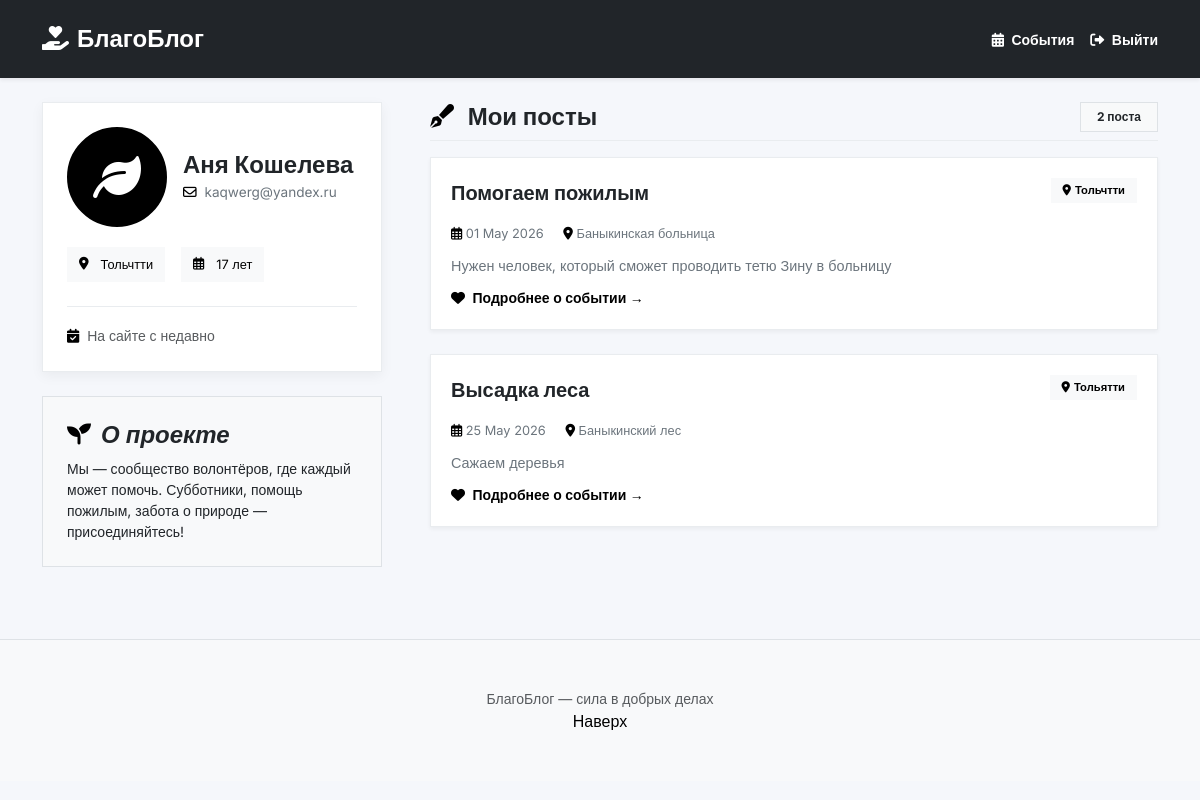
Screenshot of /profile (signed in) with the database file from the repository.
### data/models.py (models this page shows, shortened)
class User(SqlAlchemyBase, UserMixin):
    __tablename__ = 'users'
    id = sqlalchemy.Column(sqlalchemy.Integer, primary_key=True, autoincrement=True)
    name = sqlalchemy.Column(sqlalchemy.String, nullable=True)
    surname = sqlalchemy.Column(sqlalchemy.String, nullable=True)
    age = sqlalchemy.Column(sqlalchemy.Integer, nullable=True)
    email = sqlalchemy.Column(sqlalchemy.String, index=True, unique=True, nullable=True)
    hashed_password = sqlalchemy.Column(sqlalchemy.String, nullable=True)
    city = sqlalchemy.Column(sqlalchemy.String, nullable=True)
    created_at = sqlalchemy.Column(sqlalchemy.DateTime, default=datetime.datetime.now)

class Event(SqlAlchemyBase):
    __tablename__ = 'events'
    id = sqlalchemy.Column(sqlalchemy.Integer, primary_key=True, autoincrement=True)
    title = sqlalchemy.Column(sqlalchemy.String, nullable=False)
    description = sqlalchemy.Column(sqlalchemy.String, nullable=False)
    date = sqlalchemy.Column(sqlalchemy.DateTime, nullable=False)
    location = sqlalchemy.Column(sqlalchemy.String, nullable=False)
    city = sqlalchemy.Column(sqlalchemy.String, nullable=False)
    author_id = sqlalchemy.Column(sqlalchemy.Integer, sqlalchemy.ForeignKey("users.id"), nullable=False)
    max_volunteers = sqlalchemy.Column(sqlalchemy.Integer, default=10)

### app.py (the view)
@app.route('/profile')
@login_required
def profile():
    session = db_session.create_session()
    user = session.query(User).filter(User.id == current_user.id).first()
    events = session.query(Event).filter(Event.author_id == user.id).all()
    session.close()
    return render_template('profile.html', title='Профиль', user=user, events=events)

### app.py (called while the page is built)
@login_manager.user_loader
def load_user(user_id):
    session = db_session.create_session()
    return session.get(User, user_id)

### data/db_session.py (called while the page is built)
def create_session() -> Session:
    global __factory
    return __factory()

### templates/profile.html (shortened to what this page needs)
<!doctype html>
<html lang="ru" dir="ltr" data-bs-theme="auto">
<head>
    <link href="https://cdn.jsdelivr.net/npm/bootstrap@5.3.0/dist/css/bootstrap.min.css" rel="stylesheet">
    <link rel="stylesheet" href="https://cdnjs.cloudflare.com/ajax/libs/font-awesome/6.0.0-beta3/css/all.min.css">
</head>
<body>
<nav class="navbar navbar-dark bg-dark shadow-sm py-3">
    <div class="container">
        <a class="navbar-brand blog-header-logo" href="/">
            <i class="fas fa-hand-holding-heart me-2"></i>БлагоБлог
        </a>
        <div class="d-flex gap-3">
            <a href="/" class="text-white text-decoration-none small fw-semibold">
                <i class="fas fa-calendar-alt me-1"></i> События
            </a>
            <a href="/logout" class="text-white text-decoration-none small fw-semibold">
                <i class="fas fa-sign-out-alt me-1"></i> Выйти
            </a>
        </div>
    </div>
</nav>
<main class="container my-4">
    <div class="row g-5">
        <div class="col-lg-4">
            <div class="position-sticky" style="top: 2rem">
                <div class="charity-profile mb-4">
                    <div class="profile-header">
                        <div class="profile-avatar">
                            <i class="fas fa-leaf"></i>
                        </div>
                        <div class="profile-info">
                            <h2 class="profile-name">{{ user.name }} {{ user.surname }}</h2>
                            <span class="profile-status">
                                <i class="far fa-envelope me-1"></i> {{ user.email }}
                            </span>
                        </div>
                    </div>
                    <div class="profile-info-section">
                        <div class="d-flex flex-wrap gap-2 mt-2">
                            <span class="profile-badge">
                                <i class="fas fa-map-marker-alt me-1"></i> {{ user.city }}
                            </span>
                            <span class="profile-badge">
                                <i class="far fa-calendar-alt me-1"></i> {{ user.age }} лет
                            </span>
                        </div>
                    </div>
                    <div class="profile-bio">
                        <div class="bio-text">
                            <small class="text-muted">
                                <i class="fas fa-calendar-check me-1"></i>
                                На сайте с
                                {% if user.created_at %}
                                    {{ user.created_at.strftime('%B %Y') }}
                                {% else %}
                                    недавно
                                {% endif %}
                            </small>
                        </div>
                    </div>
                </div>
                <div class="p-4 mb-4 bg-body-tertiary rounded-0 border">
                    <h4 class="fst-italic fw-semibold"><i class="fas fa-seedling me-1"></i> О проекте</h4>
                    <p class="small mb-0">Мы — сообщество волонтёров, где каждый может помочь. Субботники, помощь пожилым, забота о природе — присоединяйтесь!</p>
                </div>
            </div>
        </div>
        <div class="col-lg-8">
            <div class="d-flex align-items-center justify-content-between mb-3 border-bottom pb-2">
                <h3 class="fw-bold fs-4 m-0">
                    <i class="fas fa-pen-fancy me-2"></i> Мои посты
                </h3>
                <span class="badge bg-body-tertiary text-dark rounded-0 px-3 py-2 border">
                    {{ events|length }} {{ 'пост' if events|length == 1 else 'поста' if events|length < 5 else 'постов' }}
                </span>
            </div>
            <div id="userPostsContainer">
                {% if events %}
                    {% for event in events %}
                    <div class="post-item">
                        <div class="d-flex flex-wrap justify-content-between align-items-start mb-2">
                            <div class="post-title">{{ event.title }}</div>
                            <span class="post-category">
                                <i class="fas fa-map-marker-alt me-1"></i>{{ event.city }}
                            </span>
                        </div>
                        <div class="post-meta">
                            <span><i class="far fa-calendar-alt"></i> {{ event.date.strftime('%d %B %Y') }}</span>
                            <span class="ms-3"><i class="fas fa-location-dot"></i> {{ event.location }}</span>
                        </div>
                        <p class="text-secondary mb-2" style="font-size: 0.9rem;">{{ event.description }}</p>
                        <div class="mt-2">
                            <a href="/event_detail/{{ event.id }}" class="text-decoration-none small fw-semibold">
                                <i class="fas fa-heart me-1"></i> Подробнее о событии →
                            </a>
                        </div>
                    </div>
                    {% endfor %}
                {% endif %}
            </div>
        </div>
    </div>
</main>
<footer class="py-5 text-center text-body-secondary bg-body-tertiary mt-5 border-top">
    <div class="container">
        <p class="small mb-0">БлагоБлог — сила в добрых делах</p>
        <p class="mb-0"><a href="#" class="text-decoration-none">Наверх</a></p>
    </div>
</footer>
</body>
</html>

### templates/profile.html (style rules this page uses)
body { font-family: 'Inter', sans-serif; background: #f5f7fb; }
.charity-profile { background: white; border-radius: 0px; padding: 1.5rem; box-shadow: 0 4px 12px rgba(0,0,0,0.05); border: 1px solid #e9ecef; }
.profile-header { display: flex; align-items: center; gap: 1rem; margin-bottom: 1.25rem; }
.profile-avatar { width: 100px; height: 100px; border-radius: 50%; object-fit: cover; border: 2px solid #000000; background: #000000; display: flex; align-items: center; justify-content: center; font-size: 3rem; color: white; }
.profile-avatar i { color: white !important; }
.profile-name { font-size: 1.5rem; font-weight: 700; margin: 0; color: #212529; }
.profile-status { font-size: 0.85rem; color: #6c757d; }
.profile-badge { background: #f8f9fa; padding: 0.5rem 0.75rem; border-radius: 0px; font-size: 0.8rem; display: inline-flex; align-items: center; gap: 0.5rem; margin-right: 0.5rem; margin-bottom: 0.5rem; color: #000000; }
.post-item { background: white; border-radius: 0px; padding: 1.25rem; margin-bottom: 1.5rem; border: 1px solid #e9ecef; transition: transform 0.1s; box-shadow: 0 2px 4px rgba(0,0,0,0.05); }
.post-title { font-weight: 700; font-size: 1.25rem; color: #212529; margin-bottom: 0.5rem; }
.post-meta { font-size: 0.8rem; color: #6c757d; margin-bottom: 0.75rem; }
.post-category { background: #f8f9fa; color: #000000; padding: 0.25rem 0.75rem; border-radius: 0px; font-size: 0.7rem; font-weight: 600; }
.blog-header-logo { font-size: 1.5rem; font-weight: 700; color: white; text-decoration: none; }
.blog-header-logo i { color: white !important; }
.navbar-dark.bg-dark { background-color: #212529 !important; }
.nav-link i, .navbar a i, .d-flex.gap-3 a i { color: white !important; }
.d-flex.gap-3 a { color: white !important; }
.bg-body-tertiary { background-color: #f8f9fa !important; }
.border-bottom { border-bottom: 1px solid #e9ecef !important; }
.card, .btn, .form-control, .alert, .nav-link, .badge, .list-group-item { border-radius: 0px !important; }
.position-sticky { position: sticky; top: 2rem; }
.profile-info-section { margin-bottom: 1rem; padding-bottom: 1rem; border-bottom: 1px solid #e9ecef; }
.fas, .far { color: #000000; }
a { color: #000000; text-decoration: none; }
.text-secondary { color: #6c757d !important; }
i { color: #000000; }
.profile-badge i { color: #000000; }
.post-category i { color: #000000; }
.navbar a i { color: white !important; }
.navbar .d-flex a i { color: white !important; }
.navbar-brand i { color: white !important; }

### rows the page displays
User: name "Аня", surname "Кошелева", email "kaqwerg@yandex.ru", city "Тольчтти", age "17"
Event: title "Помогаем пожилым", city "Тольчтти", date "01 May 2026", location "Баныкинская больница", description "Нужен человек, который сможет проводить тетю Зину в больницу"
Event: title "Высадка леса", city "Тольятти", date "25 May 2026", location "Баныкинский лес", description "Сажаем деревья"

### other values shown
{{ events|length }} "2"
